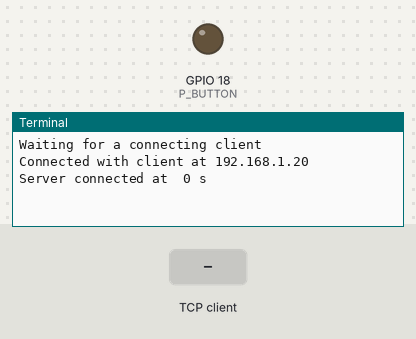
The program below on a simulated Raspberry Pi (BCM pin numbers). Shown: output pins drawn as LEDs (lit = HIGH), the last lines printed to the terminal. The test bench sets the inputs (shaded band). One TCP client connects 1 s after the port opens and stays connected; threads take turns every 2 ms.

Above: at 1.2 s.
1.3 s: the TCP client sends "on"
At 1.9 s:
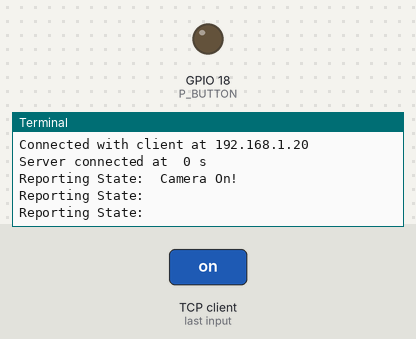
2.8 s: the TCP client sends "off"
At 4.0 s:
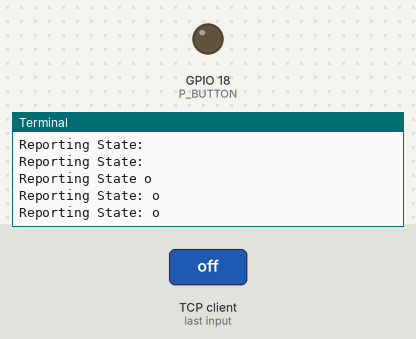
4.3 s: the TCP client sends "LeftCam"
At 5.3 s:
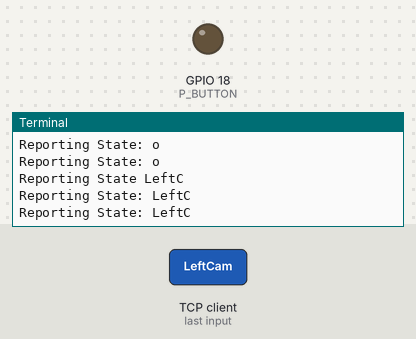

Measured:
- after the input at 1.3 s, the terminal: prints a new line at once (image 1)
- after the input at 2.8 s, the terminal: prints a new line at once (image 2)
- after the input at 4.3 s, the terminal: prints a new line at once (image 3)

The program:

ServerClient.py
```python
import sys
from threading import Thread
import socket
import time
import RPi.GPIO as GPIO


VERBOSE = False

IP_PORT = 8000

P_BUTTON = 18


def setup():
	GPIO.setmode(GPIO.BCM)
	GPIO.setwarnings(False)
	GPIO.setup(P_BUTTON,GPIO.OUT)

def	debug(text):
	if VERBOSE:
		print("Debug:---",text)


class SocketHandler(Thread):
	def __init__(self,conn):
		Thread.__init__(self)
		self.conn = conn

	def run(self):
		global isConnected
		debug("SocketHandler started")
		while True:
			cmd = ""
			try:
				debug("Calling blocking conn.recv()")
				cmd = str(self.conn.recv(1024).decode('utf-8'))
			except:
				debug("Exception in conn.recv()")
				print("Connection reset from the peer")
				break
			if len(cmd) == 0:
				break
			self.executeCommand(cmd)
		conn.close()
		print("Client disconnected. Waiting for next client...")
		isConnected = False
		debug("SocketHandler terminated")

	def executeCommand(self,cmd):
		self.conn.send(cmd.encode('utf-8'))

		if str(cmd[:2]) == 'on':
			print("Reporting State: ", "Camera On!")
			#find a way to give the camera back
			#to unity

		elif str(cmd[:2]) == 'off':
			print("Reporting State:","Camera Off!")
			#turn off the camera
		else:
			print("Reporting State",str(cmd[:-2]))


		if str(cmd[:2]) == 'LeftCam':
			print ("Reporting State:","Moved camera left!")
		elif str(cmd[:2]) == 'RightCam':
			print ("Reporting State:","Moved camera right!")
		else:
			print ("Reporting State:",str(cmd[:-2]))

		# testing purpose
		if str(cmd[:2]) == 'Jump':
			print("Reporting State:","Player Jump")
		else:
			print ("Reporting State:",str(cmd[:-2]))


setup()

serverSocket = socket.socket(socket.AF_INET,socket.SOCK_STREAM)
serverSocket.setsockopt(socket.SOL_SOCKET,socket.SO_REUSEADDR,1)

debug("Socket created")

HOSTNAME = ""

try:
	serverSocket.bind((HOSTNAME,IP_PORT))
except socket.error as msg:
	print("Bind failed",msg[0],msg[1])
	sys.exit()

serverSocket.listen(10)

print("Waiting for a connecting client")

isConnected = False

while True:
	debug("Callubg blocking accept()...")

	conn, addr = serverSocket.accept()

	print("Connected with client at " + addr[0])

	isConnected = True

	socketHandler = SocketHandler(conn)

	socketHandler.setDaemon(True)

	socketHandler.start()

	t = 0

	while isConnected:
		print("Server connected at ",t,"s")
		time.sleep(10)
		t+=10
```
